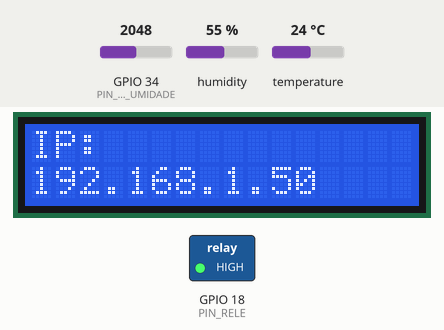
The sketch below on a simulated ESP32. Parts: 16×2 character LCD, switched loads named in the sketch (green lamp = pin HIGH). The test bench sets the inputs (shaded band); at power-on: GPIO 34 (PIN_SENSOR_UMIDADE) = 2048, humidity 55 %, temperature 24 °C. WiFi joins after 1.5 s; servers stay silent unless stated; storage starts empty; what the sketch prints to the serial monitor is not drawn.

Above: at 1.6 s.
At 5.7 s:
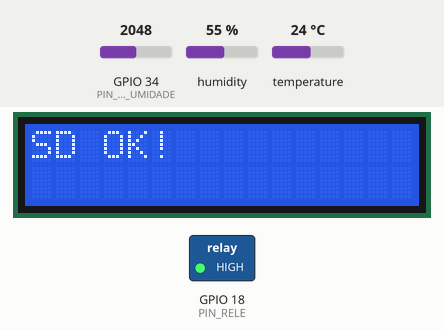
At 15.1 s:
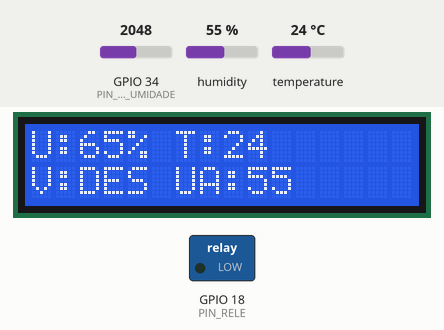
Timing chart, 0 to 16.6 s (numbered marks = the images above):
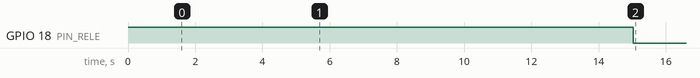

Measured:
- by itself, GPIO 18 (PIN_RELE): HIGH → LOW at 15.0 s
- what the display in image 0 shows lasts 4.0 s, from 1.6 s to 5.6 s
- what the display in image 1 shows lasts 9.5 s, from 5.6 s to 15.1 s

The sketch:

REGADORAUTO_PROTOTIPAGEM.ino
```cpp
#include <Wire.h>
#include <LiquidCrystal_I2C.h>
#include <WiFi.h>
#include <WebServer.h>
#include <DHT.h>
#include <SPI.h>
#include <SD.h>


#define PIN_SENSOR_UMIDADE 34
#define PIN_RELE 18

#define UMIDADE_SECO 3300
#define UMIDADE_UMIDO 1400
#define LIMIAR_UMIDADE_PORCENTAGEM 35

#define DHTPIN 15
#define DHTTYPE DHT11

#define SD_CS 5
#define SD_MOSI 23
#define SD_MISO 19
#define SD_CLK 13


const char* ssid = "Pentecostes";
const char* password = "40044595";

DHT dht(DHTPIN, DHTTYPE);
LiquidCrystal_I2C lcd(0x27, 16, 2);
WebServer server(80);

int umidadePercentual = 0;
String statusValvula = "DESLIGADA";
float temperatura = 0.0;
float umidadeAr = 0.0;
File arquivo;

unsigned long tempoAnteriorLCD = 0;
const unsigned long intervaloLCD = 15000; // 15 segundos


// Página HTML com dados extras
const char* paginaHTML = R"rawliteral(
<!DOCTYPE html>
<html lang="pt-BR">
<head>
  <meta charset="UTF-8">
  <title>Monitoramento de Umidade e Temperatura</title>
  <script src="https://cdn.jsdelivr.net/npm/chart.js"></script>
  <style>
    body {
      margin: 0;
      font-family: 'Segoe UI', sans-serif;
      background: #eef2f3;
      color: #333;
    }
    header {
      background-color: #00695c;
      color: white;
      padding: 20px;
      text-align: center;
    }
    main {
      padding: 30px;
      display: flex;
      flex-direction: column;
      align-items: center;
    }
    .info-box {
      background: white;
      box-shadow: 0 2px 5px rgba(0,0,0,0.2);
      border-radius: 10px;
      padding: 20px;
      margin-bottom: 20px;
      width: 90%;
      max-width: 600px;
    }
    .info-box h2 {
      margin-top: 0;
    }
    #statusValvula {
      font-weight: bold;
      color: green;
    }
    .icon {
      font-size: 1.5em;
      margin-right: 8px;
      vertical-align: middle;
    }
    canvas {
      max-width: 100%;
    }
  </style>
</head>
<body>
  <header>
    <h1>🌱 Monitoramento do Solo</h1>
  </header>

  <main>
    <div class="info-box">
      <h2><span class="icon">💧</span>Umidade: <span id="umidade">--</span> %</h2>
      <h2><span class="icon">🌡️</span>Temperatura: <span id="temperatura">--</span> °C</h2>
      <p><span class="icon">🚿</span>Status da Válvula: <span id="statusValvula">--</span></p>
    </div>

    <div class="info-box">
      <canvas id="graficoUmidade"></canvas>
    </div>
  </main>

  <script>
    const ctx = document.getElementById('graficoUmidade').getContext('2d');
    const chart = new Chart(ctx, {
      type: 'line',
      data: {
        labels: [],
        datasets: [
          {
            label: 'Umidade (%)',
            borderColor: '#00695c',
            backgroundColor: 'rgba(0,105,92,0.1)',
            data: [],
            tension: 0.3,
            fill: true,
            yAxisID: 'y1'
          },
          {
            label: 'Temperatura (°C)',
            borderColor: '#ff9800',
            backgroundColor: 'rgba(255,152,0,0.1)',
            data: [],
            tension: 0.3,
            fill: true,
            yAxisID: 'y2'
          }
        ]
      },
      options: {
        responsive: true,
        scales: {
          y1: {
            type: 'linear',
            position: 'left',
            beginAtZero: true,
            max: 100,
            title: {
              display: true,
              text: 'Umidade (%)'
            }
          },
          y2: {
            type: 'linear',
            position: 'right',
            beginAtZero: true,
            max: 50,
            title: {
              display: true,
              text: 'Temperatura (°C)'
            },
            grid: {
              drawOnChartArea: false
            }
          }
        }
      }
    });

    async function atualizarUmidade() {
      try {
        const response = await fetch('/umidade');
        const data = await response.json();
        const umidade = data.umidade.toFixed(1);
        const temperatura = data.temperatura.toFixed(1);
        const valvula = data.valvula;
        const timestamp = new Date().toLocaleTimeString();

        document.getElementById('umidade').textContent = umidade;
        document.getElementById('temperatura').textContent = temperatura;

        const statusEl = document.getElementById('statusValvula');
        statusEl.textContent = valvula;
        statusEl.style.color = (valvula === "LIGADA") ? "#d32f2f" : "green";

        if (chart.data.labels.length > 20) {
          chart.data.labels.shift();
          chart.data.datasets[0].data.shift();
          chart.data.datasets[1].data.shift();
        }

        chart.data.labels.push(timestamp);
        chart.data.datasets[0].data.push(umidade);
        chart.data.datasets[1].data.push(temperatura);
        chart.update();
      } catch (error) {
        console.error("Erro ao obter dados:", error);
      }
    }

    setInterval(atualizarUmidade, 15000);  // atualiza a cada 15 segundos (para teste constante vizualização)
    atualizarUmidade();
  </script>
</body>
</html>
)rawliteral";

void salvarDadosNoSD() {
  String linha = String(umidadePercentual) + ";" +
                 String(temperatura, 1) + ";" +
                 String(umidadeAr, 1) + ";" +
                 statusValvula + ";" +
                 String(millis() / 60000) + "min\n";

  arquivo = SD.open("/dados.csv", FILE_APPEND);
  if (arquivo) {
    arquivo.print(linha);
    arquivo.close();
    Serial.println("Dados salvos no SD.");
  } else {
    Serial.println("Erro ao abrir dados.csv");
  }
}

//////////////////////////////////////////////////////////////////////
// utilizando previsão da IA, com base em dados csv anteriores ///////
//////////////////////////////////////////////////////////////////////
String preverStatusValvulaIA(float umidadeSolo, float temperatura) {
  if (umidadeSolo < 35 && temperatura > 25.0) {
    return "LIGADA";
  } else {
    return "DESLIGADA";
  }
}
//////////////////////////////////////////////////////////////////////
//////////////////////////////////////////////////////////////////////
//////////////////////////////////////////////////////////////////////

void setup() {

  Serial.begin(115200);
  pinMode(PIN_RELE, OUTPUT);
  digitalWrite(PIN_RELE, HIGH); // Inicialmente desligado

  dht.begin();
  lcd.init();
  lcd.backlight();
  lcd.setCursor(0, 0);
  lcd.print("Conectando WiFi");

  WiFi.begin(ssid, password);
  while (WiFi.status() != WL_CONNECTED) {
    delay(500);
    Serial.print(".");
  }

  Serial.println("\nWi-Fi conectado!");
  Serial.println(WiFi.localIP());

  lcd.clear();
  lcd.setCursor(0, 0);
  lcd.print("IP:");
  lcd.setCursor(0, 1);
  lcd.print(WiFi.localIP());
  delay(4000);
  lcd.clear();

  // Tenta inicializar o cartão SD
  SPI.begin(SD_CLK, SD_MISO, SD_MOSI, SD_CS);
  if (!SD.begin(SD_CS)) {
    Serial.println("[ERRO] Falha ao inicializar o cartão SD!");
    lcd.clear();
    lcd.setCursor(0, 0);
    lcd.print("Erro no cartao SD");
    delay(3000);
  } else {
    Serial.println("[INFO] Cartão SD inicializado com sucesso.");
    lcd.clear();
    lcd.setCursor(0, 0);
    lcd.print("SD OK!");
    delay(1500);

    // Cria arquivo CSV se não existir
    if (!SD.exists("/dados.csv")) {
      arquivo = SD.open("/dados.csv", FILE_WRITE);
      if (arquivo) {
        arquivo.println("UmidadeSolo(%);Temperatura(C);UmidadeAr(%);Valvula;Minuto");
        arquivo.close();
        Serial.println("[INFO] Arquivo 'dados.csv' criado.");
      } else {
        Serial.println("[ERRO] Não foi possível criar 'dados.csv'.");
      }
    } else {
      Serial.println("[INFO] Arquivo 'dados.csv' já existe.");
    }
  }

  server.on("/", []() {
    server.send(200, "text/html", paginaHTML);
  });

  server.on("/umidade", []() {
    int leitura = analogRead(PIN_SENSOR_UMIDADE);
    umidadePercentual = map(leitura, UMIDADE_SECO, UMIDADE_UMIDO, 0, 100);
    umidadePercentual = constrain(umidadePercentual, 0, 100);

    temperatura = dht.readTemperature();
    umidadeAr = dht.readHumidity();

// Decisao criada pela IA: ERRO
//statusValvula = preverStatusValvulaIA(umidadePercentual, temperatura);
//digitalWrite(PIN_RELE, statusValvula == "LIGADA" ? HIGH : LOW);


//    if (umidadePercentual < LIMIAR_UMIDADE_PORCENTAGEM) {
//      digitalWrite(PIN_RELE, HIGH);
//      statusValvula = "LIGADA";
//    } else {
//      digitalWrite(PIN_RELE, LOW);
//      statusValvula = "DESLIGADA";
//    }

    // LCD
    lcd.setCursor(0, 0);
    lcd.print("U:");
    lcd.print(umidadePercentual);
    lcd.print("% T:");
    lcd.print((int)temperatura);
    lcd.setCursor(0, 1);
    lcd.print("V:");
    lcd.print(statusValvula == "LIGADA" ? "LIG" : "DES");
    lcd.print(" UA:");
    lcd.print((int)umidadeAr);
    lcd.print("  ");

    salvarDadosNoSD(); // gravação automática no cartão SD

    String json = "{\"umidade\": " + String(umidadePercentual) +
                  ", \"valvula\": \"" + statusValvula +
                  "\", \"temperatura\": " + String(temperatura, 1) +
                  ", \"umidadeAr\": " + String(umidadeAr, 1) + "}";

    server.send(200, "application/json", json);
  });

  server.begin();
}

void loop() {
  server.handleClient();

  if (millis() - tempoAnteriorLCD >= intervaloLCD) {
    tempoAnteriorLCD = millis();

    int leitura = analogRead(PIN_SENSOR_UMIDADE);
    umidadePercentual = map(leitura, UMIDADE_SECO, UMIDADE_UMIDO, 0, 100);
    umidadePercentual = constrain(umidadePercentual, 0, 100);

    temperatura = dht.readTemperature();
    umidadeAr = dht.readHumidity();

    statusValvula = preverStatusValvulaIA(umidadePercentual, temperatura);
    digitalWrite(PIN_RELE, statusValvula == "LIGADA" ? HIGH : LOW);

    // Atualiza LCD
    lcd.setCursor(0, 0);
    lcd.print("U:");
    lcd.print(umidadePercentual);
    lcd.print("% T:");
    lcd.print((int)temperatura);
    lcd.setCursor(0, 1);
    lcd.print("V:");
    lcd.print(statusValvula == "LIGADA" ? "LIG" : "DES");
    lcd.print(" UA:");
    lcd.print((int)umidadeAr);
    lcd.print("  ");

    // Salva dados no SD
    salvarDadosNoSD();
    Serial.println("Atualização automática (LCD + SD) a cada 15s.");
  }
}
```
